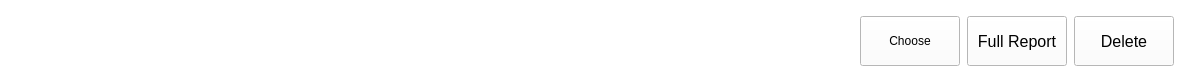
<?xml version="1.0" encoding="UTF-8"?>
<ui version="4.0">
 <class>ListReportItem</class>
 <widget class="QWidget" name="ListReportItem">
  <property name="geometry">
   <rect>
    <x>0</x>
    <y>0</y>
    <width>1180</width>
    <height>80</height>
   </rect>
  </property>
  <property name="windowTitle">
   <string>Form</string>
  </property>
  <property name="styleSheet">
   <string notr="true">background-color: transparent;</string>
  </property>
  <widget class="QWidget" name="widget" native="true">
   <property name="geometry">
    <rect>
     <x>0</x>
     <y>0</y>
     <width>1180</width>
     <height>80</height>
    </rect>
   </property>
   <property name="styleSheet">
    <string notr="true">border-image: none;
background-color: transparent;
border-bottom:2px solid white;</string>
   </property>
   <widget class="QWidget" name="layoutWidget">
    <property name="geometry">
     <rect>
      <x>0</x>
      <y>0</y>
      <width>1181</width>
      <height>82</height>
     </rect>
    </property>
    <layout class="QHBoxLayout" name="horizontalLayout">
     <property name="spacing">
      <number>0</number>
     </property>
     <item>
      <widget class="QLabel" name="labelName">
       <property name="minimumSize">
        <size>
         <width>280</width>
         <height>80</height>
        </size>
       </property>
       <property name="font">
        <font>
         <pointsize>16</pointsize>
        </font>
       </property>
       <property name="styleSheet">
        <string notr="true">color: rgb(255, 255, 255);
qproperty-alignment: 'AlignLeft';
qproperty-alignment: 'AlignVCenter';</string>
       </property>
       <property name="text">
        <string notr="true">name</string>
       </property>
       <property name="margin">
        <number>10</number>
       </property>
      </widget>
     </item>
     <item>
      <widget class="QLabel" name="labelAge">
       <property name="minimumSize">
        <size>
         <width>150</width>
         <height>80</height>
        </size>
       </property>
       <property name="font">
        <font>
         <pointsize>16</pointsize>
        </font>
       </property>
       <property name="styleSheet">
        <string notr="true">color: rgb(255, 255, 255);
qproperty-alignment: 'AlignLeft';
qproperty-alignment: 'AlignVCenter';</string>
       </property>
       <property name="text">
        <string notr="true">age</string>
       </property>
      </widget>
     </item>
     <item>
      <widget class="QLabel" name="labelGender">
       <property name="minimumSize">
        <size>
         <width>150</width>
         <height>80</height>
        </size>
       </property>
       <property name="font">
        <font>
         <pointsize>16</pointsize>
        </font>
       </property>
       <property name="styleSheet">
        <string notr="true">qproperty-alignment: 'AlignLeft';
qproperty-alignment: 'AlignVCenter';
color: rgb(255, 255, 255);</string>
       </property>
       <property name="text">
        <string notr="true">gender</string>
       </property>
      </widget>
     </item>
     <item>
      <widget class="QLabel" name="labelDate">
       <property name="minimumSize">
        <size>
         <width>280</width>
         <height>80</height>
        </size>
       </property>
       <property name="font">
        <font>
         <pointsize>16</pointsize>
        </font>
       </property>
       <property name="styleSheet">
        <string notr="true">color: rgb(255, 255, 255);
qproperty-alignment: 'AlignLeft';
qproperty-alignment: 'AlignVCenter';</string>
       </property>
       <property name="text">
        <string notr="true">yyyy-mm-dd</string>
       </property>
      </widget>
     </item>
     <item>
      <widget class="QPushButton" name="chooseBtn">
       <property name="minimumSize">
        <size>
         <width>100</width>
         <height>50</height>
        </size>
       </property>
       <property name="focusPolicy">
        <enum>Qt::NoFocus</enum>
       </property>
       <property name="styleSheet">
        <string notr="true">background-color: rgb(255, 255, 255);
color: rgb(0, 0, 0);</string>
       </property>
       <property name="text">
        <string>Choose</string>
       </property>
      </widget>
     </item>
     <item>
      <spacer name="horizontalSpacer">
       <property name="orientation">
        <enum>Qt::Horizontal</enum>
       </property>
       <property name="sizeHint" stdset="0">
        <size>
         <width>40</width>
         <height>20</height>
        </size>
       </property>
      </spacer>
     </item>
     <item>
      <widget class="QPushButton" name="fullBtn">
       <property name="minimumSize">
        <size>
         <width>100</width>
         <height>50</height>
        </size>
       </property>
       <property name="maximumSize">
        <size>
         <width>100</width>
         <height>16777215</height>
        </size>
       </property>
       <property name="font">
        <font>
         <pointsize>12</pointsize>
        </font>
       </property>
       <property name="focusPolicy">
        <enum>Qt::NoFocus</enum>
       </property>
       <property name="styleSheet">
        <string notr="true">color: rgb(0, 0, 0);
background-color: rgb(255, 255, 255);</string>
       </property>
       <property name="text">
        <string>Full Report</string>
       </property>
      </widget>
     </item>
     <item>
      <spacer name="horizontalSpacer_2">
       <property name="orientation">
        <enum>Qt::Horizontal</enum>
       </property>
       <property name="sizeHint" stdset="0">
        <size>
         <width>40</width>
         <height>20</height>
        </size>
       </property>
      </spacer>
     </item>
     <item>
      <widget class="QPushButton" name="deleteBtn">
       <property name="minimumSize">
        <size>
         <width>100</width>
         <height>50</height>
        </size>
       </property>
       <property name="maximumSize">
        <size>
         <width>100</width>
         <height>50</height>
        </size>
       </property>
       <property name="font">
        <font>
         <pointsize>12</pointsize>
        </font>
       </property>
       <property name="focusPolicy">
        <enum>Qt::NoFocus</enum>
       </property>
       <property name="styleSheet">
        <string notr="true">color: rgb(0, 0, 0);
background-color: rgb(255, 255, 255);</string>
       </property>
       <property name="text">
        <string>Delete</string>
       </property>
      </widget>
     </item>
     <item>
      <spacer name="horizontalSpacer_3">
       <property name="orientation">
        <enum>Qt::Horizontal</enum>
       </property>
       <property name="sizeHint" stdset="0">
        <size>
         <width>40</width>
         <height>20</height>
        </size>
       </property>
      </spacer>
     </item>
    </layout>
   </widget>
  </widget>
 </widget>
 <resources/>
 <connections/>
</ui>
